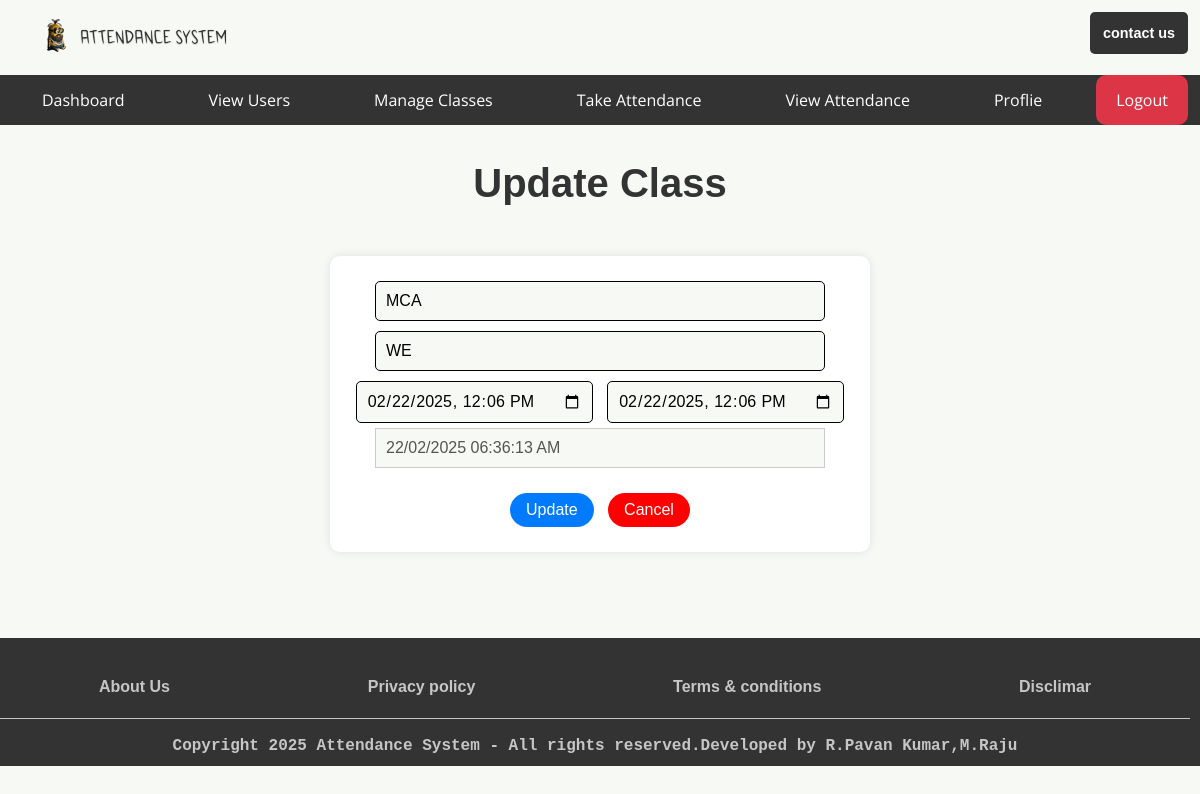
Before: /update/1 (signed in) with the older database file.
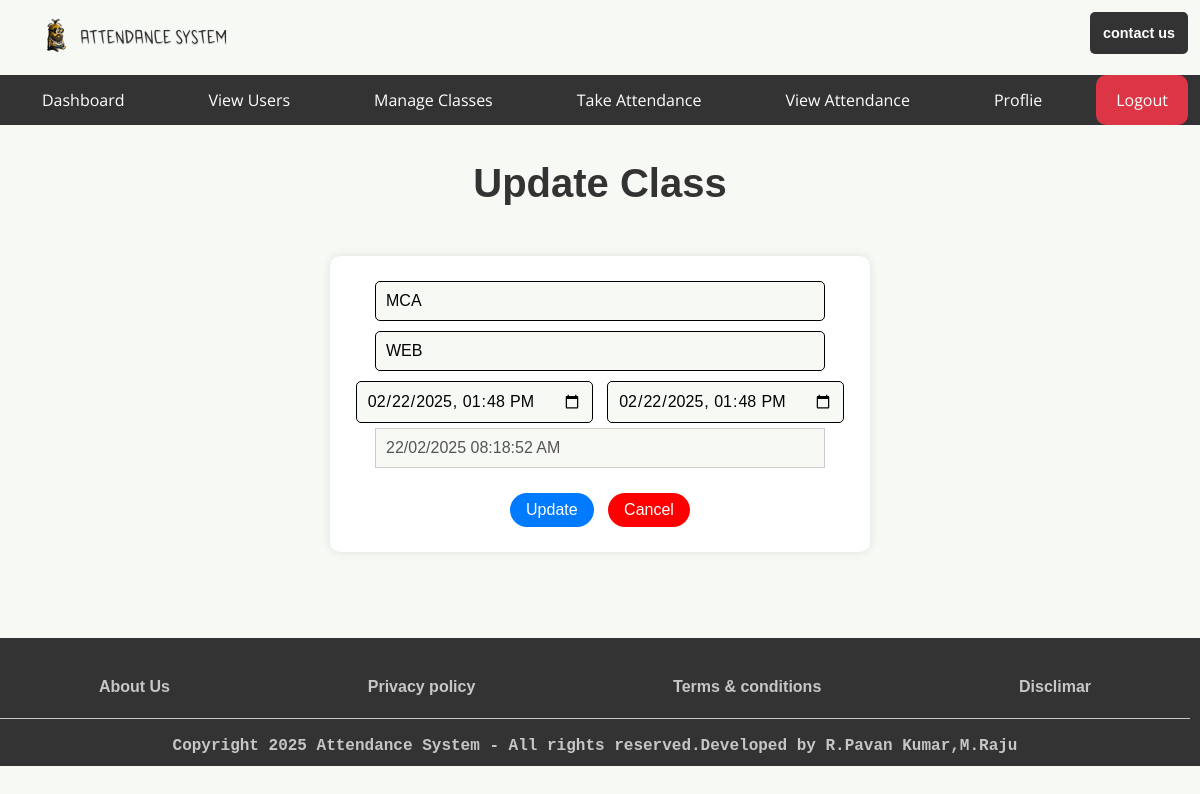
After: the same page with the newer database file.
### app.py (models this page shows, shortened)
class SubjectsClasses(db.Model):  # Renamed to SubjectsClasses
    id = db.Column(db.Integer, primary_key=True)
    Branch = db.Column(db.String(200), nullable=False)
    Subject = db.Column(db.String(200), nullable=False)
    Start_Time = db.Column(db.DateTime, nullable=False)
    End_Time = db.Column(db.DateTime, nullable=False)
    date_created = db.Column(db.DateTime, default=datetime.utcnow)
    completed = db.Column(db.Integer, default=0)

### app.py (the view, shortened to what this page needs)
@app.route('/update/<int:id>', methods=['GET', 'POST'])
@role_required(['admin', 'teacher'])  # Allow both admin and teacher to update
def update_class(id):
    task = SubjectsClasses.query.get(id)
    return render_template('auth/dashboards/teacher/update_class.html', task=task)

### app.py (called while the page is built)
def role_required(roles):
    if not isinstance(roles, list):
        roles = [roles]  # Ensure roles is a list
    def decorator(func):
        @wraps(func)
        def wrapper(*args, **kwargs):
            if 'username' not in session:
                return redirect(url_for('login'))
            user = User.query.filter_by(username=session['username']).first()
            if user.role not in roles:  # Check if the user's role is in the allowed roles list
                return redirect(url_for('index'))  # Redirect to the home page if unauthorized
            return func(*args, **kwargs)
        return wrapper
    return decorator

### templates/auth/dashboards/teacher/update_class.html (shortened to what this page needs)
{% extends 'base/base_teacher.html' %}
{% block body %}
<main>
    <h1>Update Class</h1>
    <div class="div-sec">
    <form action="" id="form-sec" method="POST">
        <input type="text" name="branch" id="text-sec" value="{{ task.Branch }}" required />
        <input type="text" name="subject" id="text-sec" value="{{ task.Subject }}" required />
        <input type="datetime-local" name="start_time" id="start_time" value="{{ task.Start_Time.strftime('%Y-%m-%dT%H:%M') }}" required />
        <input type="datetime-local" name="end_time" id="end_time" value="{{ task.End_Time.strftime('%Y-%m-%dT%H:%M') }}" required />
        <input type="text" name="date_created" value="{{ task.date_created.strftime('%d/%m/%Y %I:%M:%S %p') }}" disabled />
        <input type="submit" value="Update" id="update" />
        <a href="{{ url_for('manage_classes') }}" class="delete">Cancel</a>
    </form>
</div>
</main>
{% endblock body %}

Changed rows visible on the page:
changed SubjectsClasses "MCA": subject "WE" → "WEB"; start_time "02/22/2025 12:06" → "02/22/2025 13:48"; end_time "02/22/2025 12:06" → "02/22/2025 13:48"; date_created "22/02/2025 06:36:13 AM" → "22/02/2025 08:18:52 AM"
